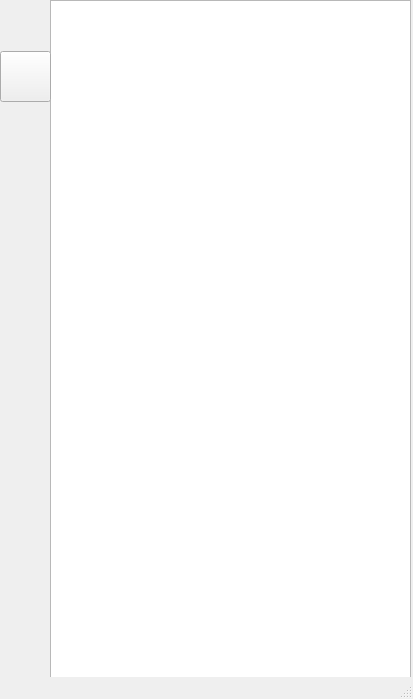
<?xml version="1.0" encoding="UTF-8"?>
<ui version="4.0">
 <class>logged</class>
 <widget class="QMainWindow" name="logged">
  <property name="geometry">
   <rect>
    <x>0</x>
    <y>0</y>
    <width>413</width>
    <height>699</height>
   </rect>
  </property>
  <property name="windowTitle">
   <string>MainWindow</string>
  </property>
  <widget class="QWidget" name="centralwidget">
   <widget class="QListWidget" name="listWidget">
    <property name="geometry">
     <rect>
      <x>50</x>
      <y>0</y>
      <width>361</width>
      <height>701</height>
     </rect>
    </property>
   </widget>
   <widget class="QLabel" name="headimg">
    <property name="geometry">
     <rect>
      <x>0</x>
      <y>0</y>
      <width>51</width>
      <height>51</height>
     </rect>
    </property>
    <property name="styleSheet">
     <string notr="true">
border-image: url(:/image/poalrbear.png);</string>
    </property>
    <property name="text">
     <string/>
    </property>
   </widget>
   <widget class="QPushButton" name="addfriend">
    <property name="geometry">
     <rect>
      <x>0</x>
      <y>51</y>
      <width>51</width>
      <height>51</height>
     </rect>
    </property>
    <property name="styleSheet">
     <string notr="true">border-image: url(:/image/addfriend.png);</string>
    </property>
    <property name="text">
     <string/>
    </property>
   </widget>
  </widget>
  <widget class="QMenuBar" name="menubar">
   <property name="geometry">
    <rect>
     <x>0</x>
     <y>0</y>
     <width>413</width>
     <height>28</height>
    </rect>
   </property>
  </widget>
  <widget class="QStatusBar" name="statusbar"/>
 </widget>
 <resources/>
 <connections/>
</ui>
